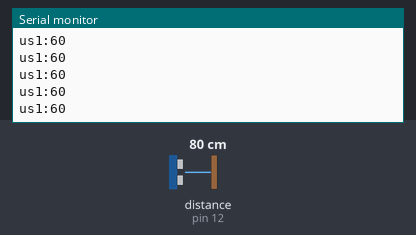
A sketch run on a simulated Arduino Uno, built with avr-gcc and run on an emulated ATmega328P. Shown: the last lines printed to the serial monitor. Wiring (inferred from the names in the program): ultrasonic range finder: trigger pin 11; echo pin 12. The inputs (shaded band) are chosen by the test bench; at power-on: distance to the obstacle (sensor on pin 12) 80 cm. The echo pulse lasts 58.3 µs per cm.

Above: at 1.2 s.
1.3 s: distance to the obstacle (sensor on pin 12) set to 18 cm
At 2.4 s:
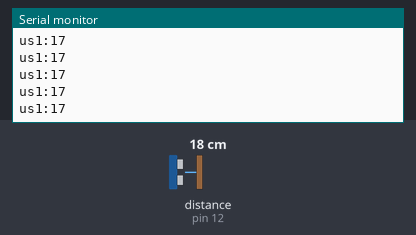
4.3 s: distance to the obstacle (sensor on pin 12) set to 2 cm
At 5.4 s:
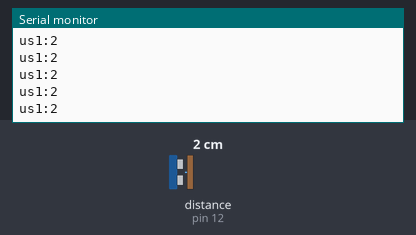
Timing chart, 0 to 7.3 s (numbered marks = the images above; inputs shaded):
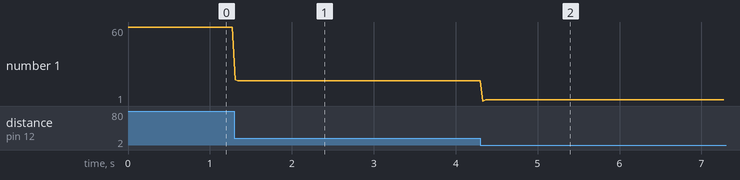

The sketch:

ultrasonic_HCSR04.ino
```cpp
/*
 * created by Rui Santos, http://randomnerdtutorials.com
 *
 * Complete Guide for Ultrasonic Sensor HC-SR04
 *
    Ultrasonic sensor Pins:
        VCC: +5VDC
        Trig : Trigger (INPUT) - Pin11
        Echo: Echo (OUTPUT) - Pin 12
        GND: GND

   Modified by Justin Yang 2015
 */

int trigPin = 11;    //Trig - green Jumper
int echoPin = 12;    //Echo - yellow Jumper
long duration, cm;

void setup() {
  //Serial Port begin
  Serial.begin (19200);
  //Define inputs and outputs
  pinMode(trigPin, OUTPUT);
  pinMode(echoPin, INPUT);
}

void loop(){
  // The sensor is triggered by a HIGH pulse of 10 or more microseconds.
  // Give a short LOW pulse beforehand to ensure a clean HIGH pulse:
  digitalWrite(trigPin, LOW);
  delayMicroseconds(5);
  digitalWrite(trigPin, HIGH);
  delayMicroseconds(10);
  digitalWrite(trigPin, LOW);

  // Read the signal from the sensor: a HIGH pulse whose
  // duration is the time (in microseconds) from the sending
  // of the ping to the reception of its echo off of an object.
  pinMode(echoPin, INPUT);
  duration = pulseIn(echoPin, HIGH);

  // convert the time into a distance
  cm = constrain( ((duration/2) / 29.1), 0.0, 60.0 ); //Can adjust the upper limit (60)
  Serial.print("us1:");
  Serial.println(cm);
  delay(33);
}
```

Measured:
- after the input at 1.3 s, the serial monitor: prints a new line at once (image 1)
- after the input at 4.3 s, the serial monitor: prints a new line at once (image 2)
- plotted number 1: 60 → 17 after the input at 1.3 s, 17 → 2 after the input at 4.3 s
